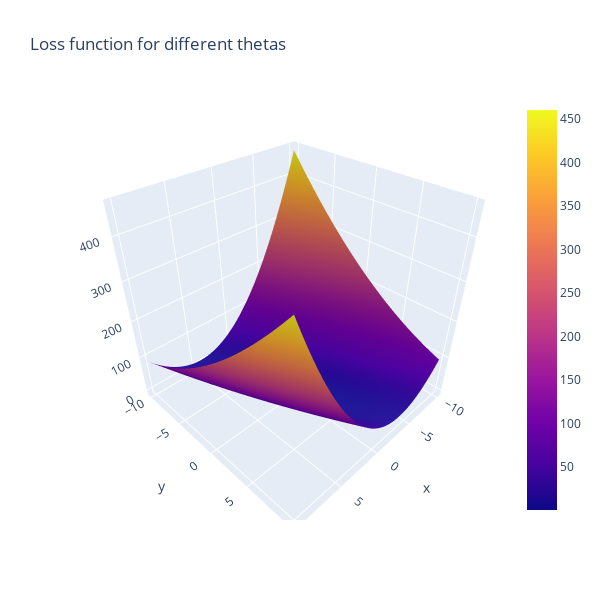

This figure's notebook cell:
### Code cell
#Here is the same figure as above, with the line the loss function takes toward the minimum.

#X = Theta0
#Y - Theta1
#Z = Loss
#black line = path of loss function over the iterations.
#Find where it is closest to 0 in X and Y!

#you can click/hold in the graph below to rotate!

line_marker = dict(color='#101010', width=2)
fig = go.Figure()
fig.add_surface(x=theta1_vals, y=theta0_vals, z=J_vals)
fig.add_scatter3d(x=theta1_history, y=theta0_history, z=J_history, line=line_marker, name='')
#The below line adds a graph of just the loss over iterations in a 2D plane
plt.plot(theta0_history, theta1_history, 'r+');
fig.update_layout(title='Loss function for different thetas', autosize=True,
                  width=600, height=600, xaxis_title='theta0', 
                 yaxis_title='theta1')
fig.show()

### Figure 1 — Plotly figure (JSON) as saved in the notebook; plotly's stock layout.template omitted (floating-point values rounded to 4 significant figures; data arrays with more than 128 entries replaced by an {"elided": "..."} marker saying what was removed)
{"data": [{"type": "surface", "x": [-10, -9.798, -9.596, -9.394, -9.192, -8.99, -8.788, -8.586, -8.384, -8.182, -7.98, -7.778, -7.576, -7.374, -7.172, -6.97, -6.768, -6.566, -6.364, -6.162, -5.96, -5.758, -5.556, -5.354, -5.152, -4.949, -4.747, -4.545, -4.343, -4.141, -3.939, -3.737, -3.535, -3.333, -3.131, -2.929, -2.727, -2.525, -2.323, -2.121, -1.919, -1.717, -1.515, -1.313, -1.111, -0.9091, -0.7071, -0.5051, -0.303, -0.101, 0.101, 0.303, 0.5051, 0.7071, 0.9091, 1.111, 1.313, 1.515, 1.717, 1.919, 2.121, 2.323, 2.525, 2.727, 2.929, 3.131, 3.333, 3.535, 3.737, 3.939, 4.141, 4.343, 4.545, 4.747, 4.949, 5.152, 5.354, 5.556, 5.758, 5.96, 6.162, 6.364, 6.566, 6.768, 6.97, 7.172, 7.374, 7.576, 7.778, 7.98, 8.182, 8.384, 8.586, 8.788, 8.99, 9.192, 9.394, 9.596, 9.798, 10], "y": [-10, -9.798, -9.596, -9.394, -9.192, -8.99, -8.788, -8.586, -8.384, -8.182, -7.98, -7.778, -7.576, -7.374, -7.172, -6.97, -6.768, -6.566, -6.364, -6.162, -5.96, -5.758, -5.556, -5.354, -5.152, -4.949, -4.747, -4.545, -4.343, -4.141, -3.939, -3.737, -3.535, -3.333, -3.131, -2.929, -2.727, -2.525, -2.323, -2.121, -1.919, -1.717, -1.515, -1.313, -1.111, -0.9091, -0.7071, -0.5051, -0.303, -0.101, 0.101, 0.303, 0.5051, 0.7071, 0.9091, 1.111, 1.313, 1.515, 1.717, 1.919, 2.121, 2.323, 2.525, 2.727, 2.929, 3.131, 3.333, 3.535, 3.737, 3.939, 4.141, 4.343, 4.545, 4.747, 4.949, 5.152, 5.354, 5.556, 5.758, 5.96, 6.162, 6.364, 6.566, 6.768, 6.97, 7.172, 7.374, 7.576, 7.778, 7.98, 8.182, 8.384, 8.586, 8.788, 8.99, 9.192, 9.394, 9.596, 9.798, 10], "z": {"elided": "100x100 float values"}}, {"line": {"color": "#101010", "width": 2}, "name": "", "type": "scatter3d", "x": {"elided": "500 float values"}, "y": {"elided": "500 float values"}, "z": {"elided": "500 float values"}}], "layout": {"autosize": true, "height": 600, "title": {"text": "Loss function for different thetas"}, "width": 600, "xaxis": {"title": {"text": "theta0"}}, "yaxis": {"title": {"text": "theta1"}}}}
